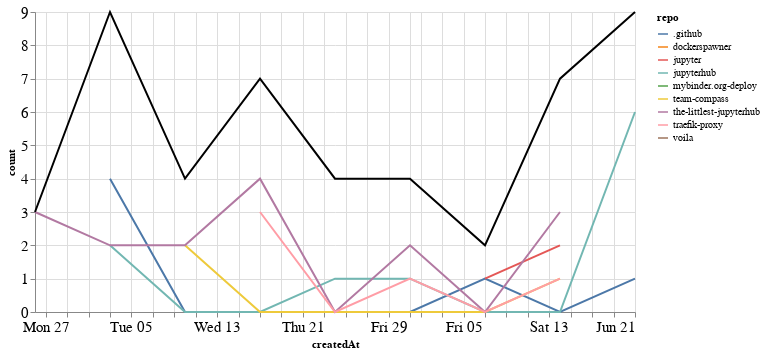

This figure's notebook cell:
### Markdown cell above
## Comments

### Code cell
comments_time = comments.groupby('repo').resample('W', on='createdAt').count()['author'].reset_index()
comments_time = comments_time.rename(columns={'author': 'count'})
comments_time_total = comments_time.groupby('createdAt').agg({"count": "sum"}).reset_index()
ch1 = alt.Chart(comments_time, width=600).mark_line().encode(
    x='createdAt',
    y='count',
    color='repo',
    tooltip="repo"
)

ch2 = alt.Chart(comments_time_total, width=600).mark_line(color="black").encode(
    x='createdAt',
    y='count',
)

ch1 + ch2

### Figure 1 — Vega-Lite specification as saved in the notebook (floating-point values rounded to 4 significant figures)
{"config": {"axisLeft": {"labelFontSize": 15}, "axisBottom": {"labelFontSize": 15}}, "layer": [{"data": {"name": "data-4755247d17ab8922a14e4565f431fb37"}, "mark": "line", "encoding": {"color": {"type": "nominal", "field": "repo"}, "tooltip": {"type": "nominal", "field": "repo"}, "x": {"type": "temporal", "field": "createdAt"}, "y": {"type": "quantitative", "field": "count"}}, "width": 600}, {"data": {"name": "data-183989420e16d53f12662a3708eacaa1"}, "mark": {"type": "line", "color": "black"}, "encoding": {"x": {"type": "temporal", "field": "createdAt"}, "y": {"type": "quantitative", "field": "count"}}, "width": 600}], "$schema": "https://vega.github.io/schema/vega-lite/v4.8.1.json", "datasets": {"data-4755247d17ab8922a14e4565f431fb37": [{"repo": ".github", "createdAt": "2020-05-03T00:00:00", "count": 4}, {"repo": ".github", "createdAt": "2020-05-10T00:00:00", "count": 0}, {"repo": ".github", "createdAt": "2020-05-17T00:00:00", "count": 0}, {"repo": ".github", "createdAt": "2020-05-24T00:00:00", "count": 0}, {"repo": ".github", "createdAt": "2020-05-31T00:00:00", "count": 0}, {"repo": ".github", "createdAt": "2020-06-07T00:00:00", "count": 1}, {"repo": ".github", "createdAt": "2020-06-14T00:00:00", "count": 0}, {"repo": ".github", "createdAt": "2020-06-21T00:00:00", "count": 1}, {"repo": "dockerspawner", "createdAt": "2020-06-21T00:00:00", "count": 2}, {"repo": "jupyter", "createdAt": "2020-06-07T00:00:00", "count": 1}, {"repo": "jupyter", "createdAt": "2020-06-14T00:00:00", "count": 2}, {"repo": "jupyterhub", "createdAt": "2020-05-03T00:00:00", "count": 2}, {"repo": "jupyterhub", "createdAt": "2020-05-10T00:00:00", "count": 0}, {"repo": "jupyterhub", "createdAt": "2020-05-17T00:00:00", "count": 0}, {"repo": "jupyterhub", "createdAt": "2020-05-24T00:00:00", "count": 1}, {"repo": "jupyterhub", "createdAt": "2020-05-31T00:00:00", "count": 1}, {"repo": "jupyterhub", "createdAt": "2020-06-07T00:00:00", "count": 0}, {"repo": "jupyterhub", "createdAt": "2020-06-14T00:00:00", "count": 0}, {"repo": "jupyterhub", "createdAt": "2020-06-21T00:00:00", "count": 6}, {"repo": "mybinder.org-deploy", "createdAt": "2020-05-24T00:00:00", "count": 3}, {"repo": "team-compass", "createdAt": "2020-05-10T00:00:00", "count": 2}, {"repo": "team-compass", "createdAt": "2020-05-17T00:00:00", "count": 0}, {"repo": "team-compass", "createdAt": "2020-05-24T00:00:00", "count": 0}, {"repo": "team-compass", "createdAt": "2020-05-31T00:00:00", "count": 0}, {"repo": "team-compass", "createdAt": "2020-06-07T00:00:00", "count": 0}, {"repo": "team-compass", "createdAt": "2020-06-14T00:00:00", "count": 1}, {"repo": "the-littlest-jupyterhub", "createdAt": "2020-04-26T00:00:00", "count": 3}, {"repo": "the-littlest-jupyterhub", "createdAt": "2020-05-03T00:00:00", "count": 2}, {"repo": "the-littlest-jupyterhub", "createdAt": "2020-05-10T00:00:00", "count": 2}, {"repo": "the-littlest-jupyterhub", "createdAt": "2020-05-17T00:00:00", "count": 4}, {"repo": "the-littlest-jupyterhub", "createdAt": "2020-05-24T00:00:00", "count": 0}, {"repo": "the-littlest-jupyterhub", "createdAt": "2020-05-31T00:00:00", "count": 2}, {"repo": "the-littlest-jupyterhub", "createdAt": "2020-06-07T00:00:00", "count": 0}, {"repo": "the-littlest-jupyterhub", "createdAt": "2020-06-14T00:00:00", "count": 3}, {"repo": "traefik-proxy", "createdAt": "2020-05-17T00:00:00", "count": 3}, {"repo": "traefik-proxy", "createdAt": "2020-05-24T00:00:00", "count": 0}, {"repo": "traefik-proxy", "createdAt": "2020-05-31T00:00:00", "count": 1}, {"repo": "traefik-proxy", "createdAt": "2020-06-07T00:00:00", "count": 0}, {"repo": "traefik-proxy", "createdAt": "2020-06-14T00:00:00", "count": 1}, {"repo": "voila", "createdAt": "2020-05-03T00:00:00", "count": 1}], "data-183989420e16d53f12662a3708eacaa1": [{"createdAt": "2020-04-26T00:00:00", "count": 3}, {"createdAt": "2020-05-03T00:00:00", "count": 9}, {"createdAt": "2020-05-10T00:00:00", "count": 4}, {"createdAt": "2020-05-17T00:00:00", "count": 7}, {"createdAt": "2020-05-24T00:00:00", "count": 4}, {"createdAt": "2020-05-31T00:00:00", "count": 4}, {"createdAt": "2020-06-07T00:00:00", "count": 2}, {"createdAt": "2020-06-14T00:00:00", "count": 7}, {"createdAt": "2020-06-21T00:00:00", "count": 9}]}}
